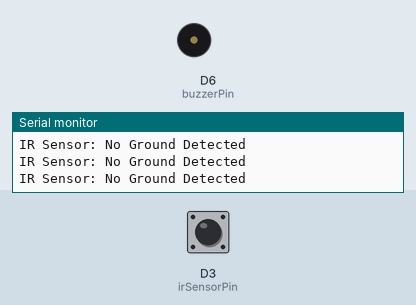
Recording of a sketch running on a simulated ESP8266 (NodeMCU). Shown: buzzer (waves = sounding), the last lines printed to the serial monitor. The test bench sets the inputs (shaded band); at power-on: D3 (irSensorPin) HIGH.

Above: at 1.2 s.
1.3 s: D3 (irSensorPin) driven LOW
At 2.6 s:
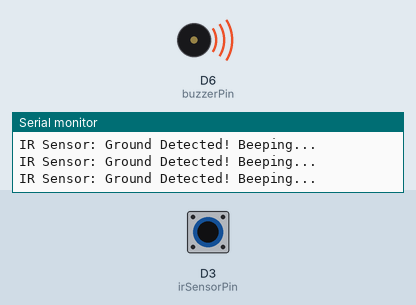
2.9 s: D3 (irSensorPin) driven HIGH
At 4.1 s:
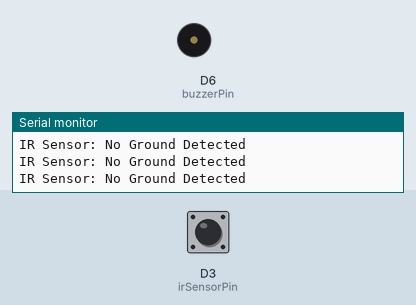
5.9 s: D3 (irSensorPin) pulsed LOW 5 times (0.12 s each, 0.3 s apart)
At 6.08 s:
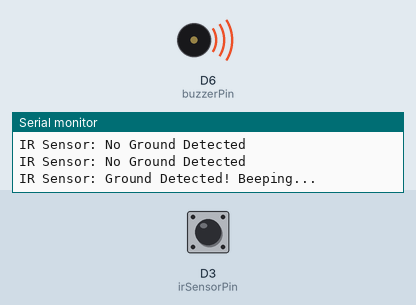
Timing chart, 0 to 8.9 s (numbered marks = the images above; inputs shaded):
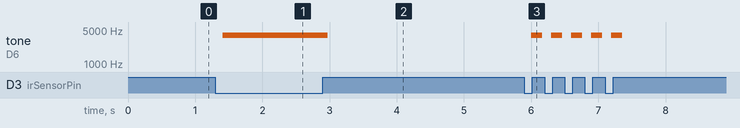

The sketch:

IR-AND-BUZZER.ino
```cpp
/*

#define irSensorPin D3  // IR Sensor connected to GPIO D3
#define buzzerPin D6    // Passive Buzzer connected to GPIO D6

void setup() {
  pinMode(irSensorPin, INPUT);   // Set IR sensor pin as INPUT
  pinMode(buzzerPin, OUTPUT);    // Set buzzer pin as OUTPUT
  digitalWrite(buzzerPin, LOW);  // Ensure buzzer is off initially

  Serial.begin(115200);          // Start Serial Monitor for debugging
  Serial.println("IR Sensor and Buzzer Test Starting...");
}

void loop() {
  int irSensorValue = digitalRead(irSensorPin); // Read IR sensor value

  // Check if IR sensor detects ground/contact (LOW state)
  if (irSensorValue == LOW) {
    Serial.println("IR Sensor: Ground Detected! Beeping...");
    triggerBuzzer(); // Activate buzzer
  } else {
    Serial.println("IR Sensor: No Ground Detected");
    digitalWrite(buzzerPin, LOW); // Ensure buzzer is off
  }

  delay(500); // Small delay for better serial readability
}

// Function to trigger the buzzer manually at 1kHz
void triggerBuzzer() {
  for (int i = 0; i < 500; i++) {
    digitalWrite(buzzerPin, HIGH);
    delayMicroseconds(125); // Half cycle of 1kHz (500µs HIGH)
    digitalWrite(buzzerPin, LOW);
    delayMicroseconds(125); // Half cycle of 1kHz (500µs LOW)
  }
}

*/

#define irSensorPin D3  // IR Sensor connected to GPIO D3
#define buzzerPin D6    // Passive Buzzer connected to GPIO D6

void setup() {
  pinMode(irSensorPin, INPUT);   // Set IR sensor pin as INPUT
  pinMode(buzzerPin, OUTPUT);    // Set buzzer pin as OUTPUT
  digitalWrite(buzzerPin, LOW);  // Ensure buzzer is off initially

  Serial.begin(9600);          // Start Serial Monitor for debugging
  Serial.println("IR Sensor and Buzzer Test Starting...");
}

void loop() {
  int irSensorValue = digitalRead(irSensorPin); // Read IR sensor value

  // Check if IR sensor detects ground/contact (LOW state)
  if (irSensorValue == LOW) {
    Serial.println("IR Sensor: Ground Detected! Beeping...");
    triggerBuzzer(); // Activate buzzer continuously
  } else {
    Serial.println("IR Sensor: No Ground Detected");
    digitalWrite(buzzerPin, LOW); // Ensure buzzer is off
  }
}

// Function to trigger the buzzer continuously while condition holds
void triggerBuzzer() {
  // THE PROBLEM WITH THIS IS THAT IT CAUSES THE NODEMCU TO RESET!
  /*
  while (digitalRead(irSensorPin) == LOW) { // Continue as long as object is detected
    digitalWrite(buzzerPin, HIGH);
    delayMicroseconds(125); // Half cycle for 1kHz
    digitalWrite(buzzerPin, LOW);
    delayMicroseconds(125);
  }
  Serial.println("Buzzer stopped, no object detected.");
  */

  // SOLUTION:
  for (int i = 0; i < 500; i++) {
    digitalWrite(buzzerPin, HIGH);
    delayMicroseconds(125); // Half cycle of 1kHz (500µs HIGH)
    digitalWrite(buzzerPin, LOW);
    delayMicroseconds(125); // Half cycle of 1kHz (500µs LOW)
  }
}
```

Measured:
- after the input at 1.3 s, tone on D6 (buzzerPin): silent → 3876 Hz after 0.11 s
- after the input at 2.9 s, tone on D6 (buzzerPin): 3876 Hz → silent after 0.07 s
- after the input at 5.9 s, tone on D6 (buzzerPin): alternates 3876 Hz for 0.16 s and silent for 0.14 s, 10 changes in all, then stays silent, starting after 0.10 s
